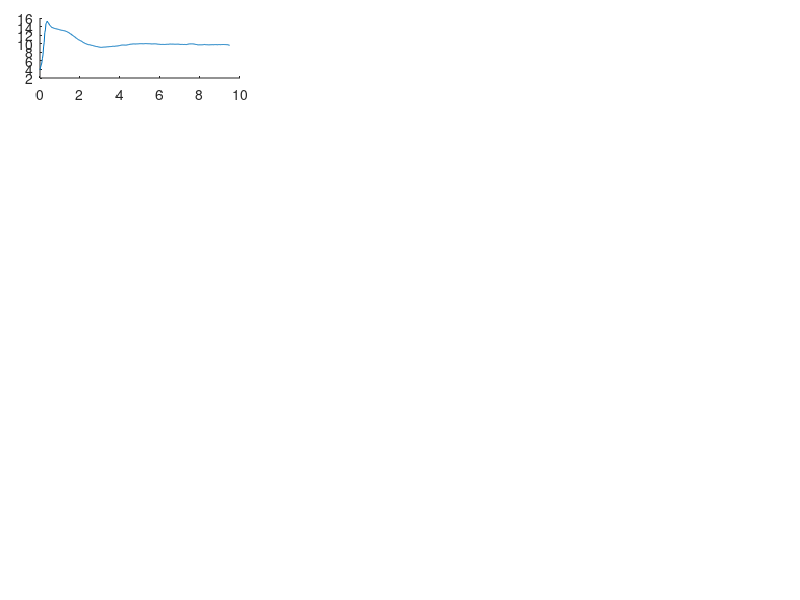

MATLAB code for this plot: (Note: this script raises an error after producing the figure.)
%% Results DQ and Classical Formulation
clc, clear all, close all;

%% Load Matrices
separed = load("Separed_cost_without_velocities_0.5.mat");
dual = load("Dual_cost_without_velocities_0.5.mat");

% Values
F_dual = dual.F;
F_separed = separed.F;

M_dual = dual.M;
M_separed = separed.M;


t_dual = dual.t;
t_separed = separed.t;

t_dual = t_dual(1, 1:length(F_dual));
t_separed = t_separed(1, 1:length(F_separed));


%% Figures Colors Definition
lw = 1; % linewidth 1
lwV = 2; % linewidth 2zz
fontsizeLabel = 11; %11
fontsizeLegend = 11;
fontsizeTicks = 11;
fontsizeTitel = 11;
sizeX = 1300; % size figure
sizeY = 1000; % size figure

% color propreties
c1 = [80, 81, 79]/255;
c2 = [244, 213, 141]/255;
c3 = [242, 95, 92]/255;
c4 = [112, 141, 129]/255;

C18 = [0 0 0];
c5 = [130, 37, 37]/255;
c6 = [205, 167, 37]/255;
c7 = [81, 115, 180]/255;

C1 = [246 170 141]/255;
C2 = [51 187 238]/255;
C3 = [0 153 136]/255;
C4 = [238 119 51]/255;
C5 = [204 51 17]/255;
C6 = [238 51 119]/255;
C7 = [187 187 187]/255;
C8 = [80 80 80]/255;
C9 = [140 140 140]/255;
C10 = [0 128 255]/255;
C11 = [234 52 89]/255;
C12 = [39 124 252]/255;
C13 = [40 122 125]/255;
%C14 = [86 215 219]/255;
C14 = [252 94 158]/255;
C15 = [244 171 39]/255;
C16 = [100 121 162]/255;
C17 = [255 0 0]/255;
% 
% % Aux variable experiments 
experiments = [29, 10, 13;...
               20, 18, 28];
% Aux variable experiments 
% experiments = [1, 2, 6;...
%                11, 14, 15];
dimension_x = [0.05, 0.38, 0.71];
dimension_y = [1.0, 0.5];
figure('Position', [500 500 sizeX sizeY])
set(gcf, 'Position', [500 500 sizeX sizeY]);
fig1_comps.fig = gcf;
    for j=1:length(dimension_y)
        for k=1:length(dimension_x)
        axes('Position',[dimension_x(k) dimension_y(j)-0.13  .25 .10]);
        %% Data generation
        F_separed_plot = line(t_separed,reshape(F_separed(experiments(j, k), 1, :), 1, length(F_separed)));
        set(F_separed_plot, 'LineStyle', '-', 'Color', [C5, 0.5], 'LineWidth', 1.2*lw);
        F_dual_plot = line(t_dual,reshape(F_dual(experiments(j, k), 1, :), 1, length(F_dual)));
        set(F_dual_plot, 'LineStyle', '-', 'Color', C3, 'LineWidth', 1.2*lw);
        ylabel('${[N]}$','fontsize',8,'interpreter','latex', 'Color',C18);
        %xlabel('$\textrm{Time}[s]$','fontsize',10,'interpreter','latex','Color',C18);

        %% Legend nomeclature
        hLegend_1 = legend([F_separed_plot,F_dual_plot],{'$f_{z-classic}$','$f_{z-dual}$'},'fontsize',12,'interpreter','latex','Color',[255 255 255]/255,'NumColumns',1,'TextColor','black');
         set(gca,'ticklabelinterpreter','latex',...
                 'fontsize',1.3*fontsizeTicks)
        aux_title = string(experiments(j, k));
        title('Experiment ' + aux_title, 'fontsize', 12, 'interpreter', 'latex', 'Color', 'black');
        %% Figure properties
        ax_1 = gca;
        ax_1.Box = 'on';
        ax_1.BoxStyle = 'full';
        ax_1.TickLength = [0.01;0.01];
        ax_1.XTickLabel = [];
        ax_1.TickDirMode = 'auto';
        ax_1.YMinorTick = 'on';
        ax_1.XMinorTick = 'on';
        ax_1.XMinorGrid = 'on';
        ax_1.YMinorGrid = 'on';
        ax_1.MinorGridAlpha = 0.15;
        ax_1.LineWidth = 0.8;
        ax_1.XLim = [t_dual(1), t_dual(end)]; % Set limits for x-axis

        axes('Position',[dimension_x(k) dimension_y(j)-0.23 .25 .08]);
        %% Data generation
        M_separed_plot = line(t_separed,reshape(M_separed(experiments(j, k), 1, :), 1, length(M_separed)));
        set(M_separed_plot, 'LineStyle', '-', 'Color', [C5, 0.5], 'LineWidth', 1.2*lw);
        M_dual_plot = line(t_dual,reshape(M_dual(experiments(j, k), 1, :), 1, length(M_dual)));
        set(M_dual_plot, 'LineStyle', '-', 'Color', C3, 'LineWidth', 1.2*lw);
        ylabel('${[N.m]}$','fontsize',8,'interpreter','latex', 'Color',C18);
        %xlabel('$\textrm{Time}[s]$','fontsize',10,'interpreter','latex','Color',C18);

        %% Legend nomeclature
        hLegend_1 = legend([M_separed_plot,M_dual_plot],{'$\tau_{x-classic}$','$\tau_{x-dual}$'},'fontsize',12,'interpreter','latex','Color',[255 255 255]/255,'NumColumns',1,'TextColor','black');
         set(gca,'ticklabelinterpreter','latex',...
                 'fontsize',1.3*fontsizeTicks)
        %% Figure properties
        ax_1 = gca;
        ax_1.Box = 'on';
        ax_1.BoxStyle = 'full';
        ax_1.TickLength = [0.01;0.01];
        ax_1.XTickLabel = [];
        ax_1.TickDirMode = 'auto';
        ax_1.YMinorTick = 'on';
        ax_1.XMinorTick = 'on';
        ax_1.XMinorGrid = 'on';
        ax_1.YMinorGrid = 'on';
        ax_1.MinorGridAlpha = 0.15;
        ax_1.LineWidth = 0.8;
        ax_1.XLim = [t_dual(1), t_dual(end)]; % Set limits for x-axis

        axes('Position',[dimension_x(k)  dimension_y(j)-0.33 .25 .08]);
        %% Data generation
        M_separed_plot = line(t_separed,reshape(M_separed(experiments(j, k), 2, :), 1, length(M_separed)));
        set(M_separed_plot, 'LineStyle', '-', 'Color', [C5, 0.5], 'LineWidth', 1.2*lw);
        M_dual_plot = line(t_dual,reshape(M_dual(experiments(j, k), 2, :), 1, length(M_dual)));
        set(M_dual_plot, 'LineStyle', '-', 'Color', C3, 'LineWidth', 1.2*lw);
        ylabel('${[N.m]}$','fontsize',8,'interpreter','latex', 'Color',C18);
        %xlabel('$\textrm{Time}[s]$','fontsize',10,'interpreter','latex','Color',C18);

        %% Legend nomeclature
        hLegend_1 = legend([M_separed_plot,M_dual_plot],{'$\tau_{y-classic}$','$\tau_{y-dual}$'},'fontsize',12,'interpreter','latex','Color',[255 255 255]/255,'NumColumns',1,'TextColor','black');
         set(gca,'ticklabelinterpreter','latex',...
                 'fontsize',1.3*fontsizeTicks)
        %% Figure properties
        ax_1 = gca;
        ax_1.Box = 'on';
        ax_1.BoxStyle = 'full';
        ax_1.TickLength = [0.01;0.01];
        ax_1.XTickLabel = [];
        ax_1.TickDirMode = 'auto';
        ax_1.YMinorTick = 'on';
        ax_1.XMinorTick = 'on';
        ax_1.XMinorGrid = 'on';
        ax_1.YMinorGrid = 'on';
        ax_1.MinorGridAlpha = 0.15;
        ax_1.LineWidth = 0.8;
        ax_1.XLim = [t_dual(1), t_dual(end)]; % Set limits for x-axis

        axes('Position',[dimension_x(k)  dimension_y(j)-0.43 .25 .08]);
        %% Data generation
        M_separed_plot = line(t_separed,reshape(M_separed(experiments(j, k), 3, :), 1, length(M_separed)));
        set(M_separed_plot, 'LineStyle', '-', 'Color', [C5, 0.5], 'LineWidth', 1.2*lw);
        M_dual_plot = line(t_dual,reshape(M_dual(experiments(j, k), 3, :), 1, length(M_dual)));
        set(M_dual_plot, 'LineStyle', '-', 'Color', C3, 'LineWidth', 1.2*lw);
        ylabel('${[N.m]}$','fontsize',8,'interpreter','latex', 'Color',C18);
        %xlabel('$\textrm{Time}[s]$','fontsize',10,'interpreter','latex','Color',C18);

        %% Legend nomeclature
        hLegend_1 = legend([M_separed_plot,M_dual_plot],{'$\tau_{z-classic}$','$\tau_{z-dual}$'},'fontsize',12,'interpreter','latex','Color',[255 255 255]/255,'NumColumns',1,'TextColor','black');
         set(gca,'ticklabelinterpreter','latex',...
                 'fontsize',1.3*fontsizeTicks)
        %% Figure properties
        ax_1 = gca;
        ax_1.Box = 'on';
        ax_1.BoxStyle = 'full';
        ax_1.TickLength = [0.01;0.01];
        ax_1.XTickLabel = [];
        ax_1.TickDirMode = 'auto';
        ax_1.YMinorTick = 'on';
        ax_1.XMinorTick = 'on';
        ax_1.XMinorGrid = 'on';
        ax_1.YMinorGrid = 'on';
        ax_1.MinorGridAlpha = 0.15;
        ax_1.LineWidth = 0.8;
        ax_1.XLim = [t_dual(1), t_dual(end)]; % Set limits for x-axis

        end
    end

set(gcf, 'Color', 'w'); % Sets axes background
export_fig Control_actions_comparative_similar_behavior_0.5N.pdf -q101
